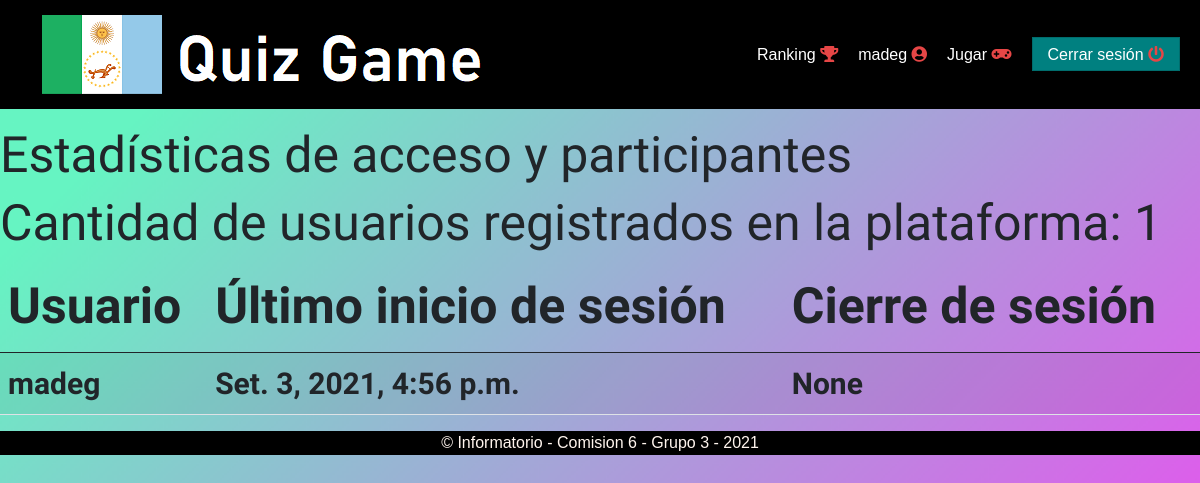
The app's page /estadisticas/ (signed in) with its own data.
### preguntas/models.py (models this page shows)
class UserActivityLog(models.Model):
    user = models.ForeignKey(User, on_delete = models.CASCADE)
    login_date = models.DateTimeField(null = True)
    logout_date = models.DateTimeField(null = True)
    created = models.DateTimeField(auto_now_add = True, editable = False)
    class Meta:
        ordering = ['user', 'created']

### preguntas/views.py (the view)
# urls.py: path('estadisticas/', views.estadisticas, name='estadisticas'),
@login_required()
def estadisticas(request):
    usuarios = UserActivityLog.objects.order_by('-login_date')[:20]
    contador = User.objects.count()
    context = {
        'usuarios': usuarios,
        'contador': contador,
    }
    return render(request, 'quiz/estadisticas.html', context)

### templates/quiz/estadisticas.html (shortened to what this page needs)
{% extends 'base.html' %}
{% load static %}
{% block content %}
    <h1 class="efectos2">Estadísticas de acceso y participantes</h1>
    <h1 class="efectos2">Cantidad de usuarios registrados en la plataforma: {{ contador }}</h1>
    <table class = 'table table-striped table-bodered'>
        <thead>
             <tr class="efectos2">
                <th>Usuario</th>
                <th>Último inicio de sesión</th>
                <th>Cierre de sesión</th>
            </tr>
        </thead>
        <tbody>
            {% for user in usuarios %}
            <tr class="efectos3">
                <th>{{ user.user.username }}</th>
                <th>{{ user.login_date }}</th>
                <th>{{ user.logout_date }}</th>
            </tr>
            {% endfor %}
        </tbody>
    </table>
{% endblock %}

### templates/base.html (shortened to what this page needs)
{% load static %}
<!DOCTYPE html>
<html lang="en">
<head>
    <link href="https://cdn.jsdelivr.net/npm/bootstrap@5.1.0/dist/css/bootstrap.min.css" rel="stylesheet">
    <link rel="stylesheet" href="{% static 'css/style.css' %}">
    <link rel="stylesheet" href="https://use.fontawesome.com/releases/v5.15.4/css/all.css">
    <link rel="stylesheet" href="https://cdnjs.cloudflare.com/ajax/libs/animate.css/4.1.1/animate.min.css"/>
</head>
<body body onload="myFunction()">
    <header>
        <nav>
            <ul class="menu">
              <li class="logo"><a href="{% url 'inicio' %}"><img src="/static/img/quiz-principal.png" alt=""></a></li>
              <li class="item"><a href="/juego">Jugar <i class="fas fa-gamepad"></i></a></li>
              {% if user.is_authenticated %}
              <li class="">
                  <a href="{% url 'ranking' %}">Ranking  <i class="fas fa-trophy"></i></a>
              </li>
              <li>
                <a href=""> {{ user.username }} <i class="fas fa-user-circle"></i></a>
              </li>
              <li class="item button">
                  <a href="{% url 'logout' %}">Cerrar sesión  <i class="fas fa-power-off"></i></a>
              </li>
              {% else %}
              <li class="item button">
                <a href="{% url 'login' %}">Iniciar sesión  <i class="fas fa-sign-in-alt"></i></a>
              </li>
              <li class="item button secondary">
                  <a href="{% url 'registro' %}">Registrarse  <i class="fas fa-user-plus"></i></a>
              {% endif %}
            </ul>
          </nav>
    </header>
        {% block content %}
        {% endblock %}
    <footer>
       © Informatorio - Comision 6 - Grupo 3 - 2021
    </footer>
</body>
</html>

### static/css/style.css (style rules this page uses)
* { box-sizing: border-box; padding: 0; margin: 0; text-decoration: none; }
body { font-family: sans-serif; background-size: cover; background-image: url(../img/fondo-quiz.png); }
nav { background: rgb(0, 0, 0); padding-right: 20px; }
ul { list-style-type: none; }
a { color: white; text-decoration: none; }
.menu li { font-size: 16px; padding: 15px 5px; white-space: nowrap; }
.logo a, .toggle a { font-size: 20px; }
.menu { display: flex; flex-wrap: wrap; justify-content: space-between; align-items: center; }
.item.button { order: 2; }
.item { width: 100%; text-align: center; order: 3; display: none; }
@media all and (min-width: 600px) { .menu { justify-content: center; } }
@media all and (min-width: 600px) { .logo { flex: 1; } }
@media all and (min-width: 600px) { .item.button { width: auto; order: 1; display: block; } }
@media all and (min-width: 600px) { .button a { padding: 7.5px 15px; background: teal; border: 1px #006d6d solid; } }
@media all and (min-width: 900px) { .item { display: block; width: auto; } }
@media all and (min-width: 900px) { .logo { order: 0; } }
@media all and (min-width: 900px) { .item { order: 1; } }
@media all and (min-width: 900px) { .button { order: 2; } }
@media all and (min-width: 900px) { .menu li { padding: 15px 10px; } }
@media all and (min-width: 900px) { .menu li.button { padding-right: 0; } }
footer { display: block; background: rgb(0, 0, 0); font-family: sans-serif; text-align: center; color: seashell; }
.fas { color: #e64646; }
.efectos2 { font-family: 'Teko', sans-serif; font-size: 50px; }
.efectos3 { font-family: 'Hina Mincho', serif; font-size: 30px; }

### records on screen
UserActivityLog: user.username "madeg", login_date "Set. 3, 2021, 4:56 p.m.", logout_date "None"

### other values on screen
{{ user.username }} "madeg"
{{ contador }} "1"
